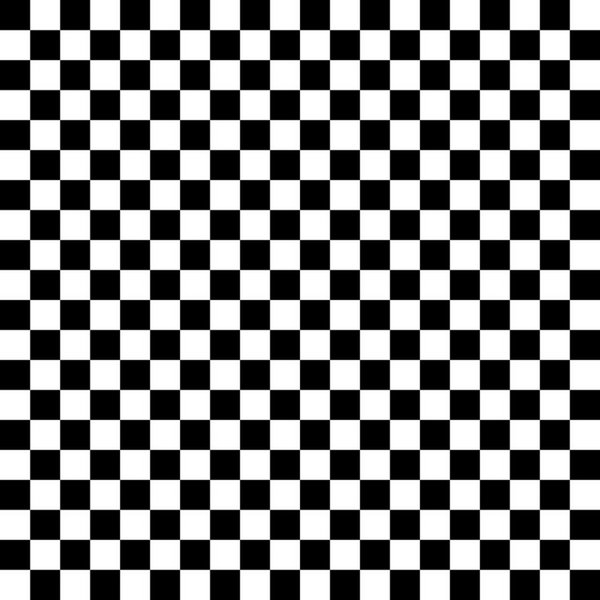
//> input picture 6. Edge and Corner Detection/checkerboard2.jpg, 600 x 600 px
$ ./HarrisCornerDetector   (built with g++ and OpenCV 4)
//> lines starting //> are read from the running program, lines starting //| are printed output that depends on the picture; after the words box and inside, x2 and y2 are one past the last pixel; in counts of white or black regions, pixels touching at a corner belong together
// opencv_test.cpp : Defines the entry point for the console application.
//

#include "stdafx.h"
#include <opencv2/opencv.hpp>
#include "opencv2/highgui.hpp"
#include <iostream>
#include <string>

using namespace cv;
using namespace std;

vector<Point2f> MatToVec(const Mat input);
Mat NonMaximum_Suppression(const Mat input, Mat corner_mat, int radius);
Mat Mirroring(const Mat input, int n);
void type2str(int type);


int main() {

	//Use the following three images.
	//Mat input = imread("checkerboard.png", CV_LOAD_IMAGE_COLOR);
	Mat input = imread("checkerboard2.jpg", CV_LOAD_IMAGE_COLOR);
//> input is the input picture: 600 rows x 600 cols, CV_8UC3; min 0, max 255, mean 127.3
	//Mat input = imread("lena.jpg", CV_LOAD_IMAGE_COLOR);

		// check for validation
	if (!input.data) {
		printf("Could not open\n");
		return -1;
	}

	int row = input.rows;
//> row = 600
	int col = input.cols;
//> col = 600

	Mat input_gray, input_visual;
	Mat output, output_norm, corner_mat;
	vector<Point2f> points;

	corner_mat = Mat::zeros(row, col, CV_8U);

	//Option for the non-maximum suppression
	//Compare the result when 'true' or 'false'
	bool NonMaxSupp = true;

	//Option for subpixel refinement in corner detection,
	//Compare the result when 'true' or 'false'
	bool Subpixel = true;


	cvtColor(input, input_gray, CV_RGB2GRAY);	// convert RGB to Grayscale

	//Harris corner detection using 'cornerHarris'
	//Note that 'src' of 'cornerHarris' can be either 1) input single-channel 8-bit or 2) floating-point image.
	//Fill the code/////////////////////////////////////
	cornerHarris(input_gray, output, 2, 3, 0.04);
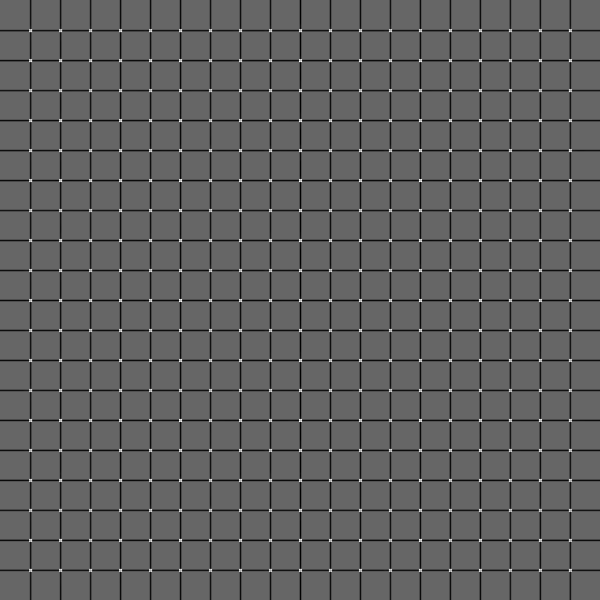
//> output: 600 rows x 600 cols, CV_32FC1; min -0.0254, max 0.0378, mean -0.00167; drawn with min black and max white
	////////////////////////////////////////////////////


	//Scale the Harris response map 'output' from 0 to 1.
	//This is for display purpose only.
	normalize(output, output_norm, 0, 1.0, NORM_MINMAX);
	namedWindow("Harris Response", WINDOW_AUTOSIZE);
	imshow("Harris Response", output_norm);


	//Threshold the Harris corner response.
	//corner_mat = 1 for corner, 0 otherwise.
	input_visual = input.clone();
	double minVal, maxVal;		Point minLoc, maxLoc;
	minMaxLoc(output, &minVal, &maxVal, &minLoc, &maxLoc);
//> minVal = -0.0254; maxVal = 0.0378; minLoc = Point(300, 393); maxLoc = Point(301, 61)

	int corner_num = 0;
	for (int i = 0; i < row; i++) {
		for (int j = 0; j < col; j++) {
			if (output.at<float>(i, j) > 0.01 * maxVal)
			{
				//input_visual.at<Vec3b>(i, j)[0] = 0;		input_visual.at<Vec3b>(i, j)[1] = 0;	input_visual.at<Vec3b>(i, j)[2] = 255;
				circle(input_visual, Point(j, i), 2, Scalar(0, 0, 255), 1, 8, 0);	//You can also use this function of drawing a circle. For details, search 'circle' in OpenCV.

				corner_mat.at<uchar>(i, j) = 1;
				corner_num++;
			}

			else
				output.at<float>(i, j) = 0.0;
		}
	}
//> this loop made 600 passes
//> corner_num on passes 1 to 3: 0, 0, 0
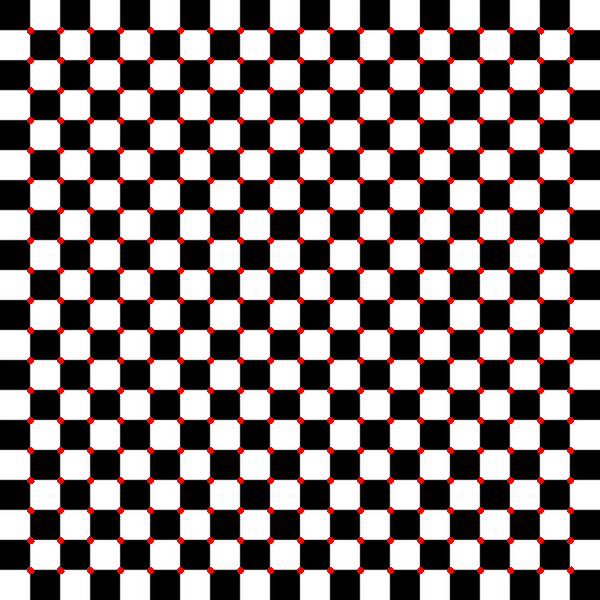
//> input_visual: 600 rows x 600 cols, CV_8UC3; 3.73% of pixels changed, all inside (x1, y1, x2, y2) = (27, 27, 574, 574)
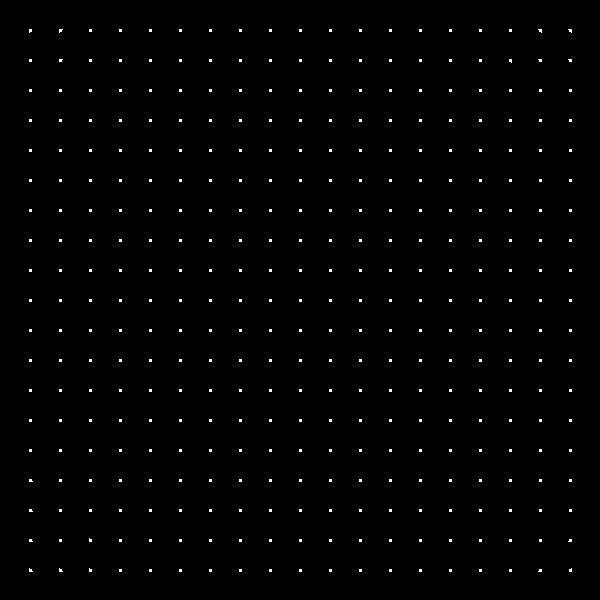
//> corner_mat: 600 rows x 600 cols, CV_8UC1; values 0 (black) and 1 (white), 0.91% white in thin lines or dots, all inside (x1, y1, x2, y2) = (29, 29, 572, 572)
//> after the loop, corner_num = 3272
	printf("After cornerHarris, corner number = %d\n\n", corner_num);
//| After cornerHarris, corner number = 3272
	namedWindow("Harris Corner", WINDOW_AUTOSIZE);
	imshow("Harris Corner", input_visual);

	//Non-maximum suppression
	if (NonMaxSupp)
	{
		NonMaximum_Suppression(output, corner_mat, 2);
//> after the loop in NonMaximum_Suppression, `for (int i = radius; i < row + radius; i++)`:
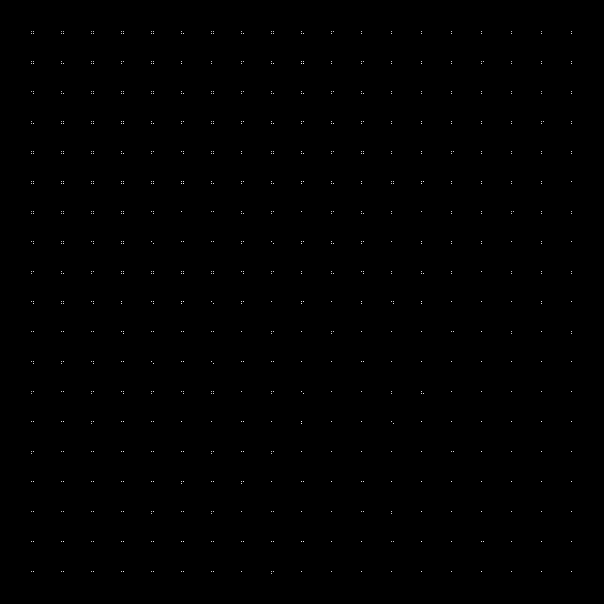
//> output: 604 rows x 604 cols, CV_32FC1; min 0, max 0.0378, mean 6.84e-05; drawn with min black and max white
//> after the loop in NonMaximum_Suppression, `for (int i = radius; i < row + radius; i++)`:
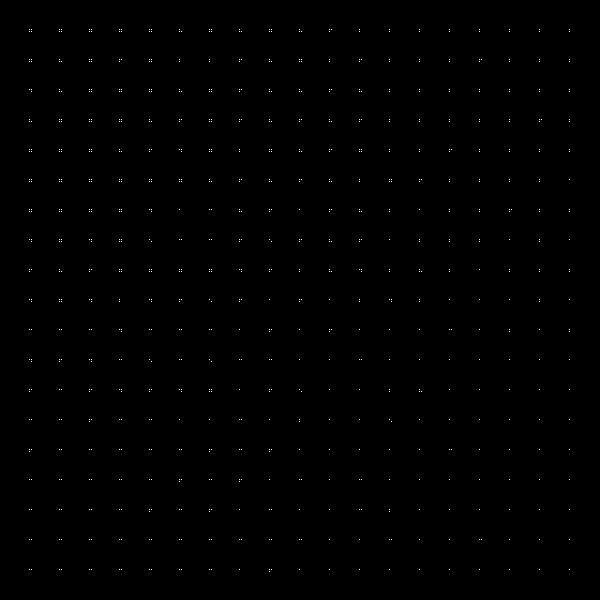
//> corner_mat: 600 rows x 600 cols, CV_8UC1; values 0 (black) and 1 (white), 0.22% white in thin lines or dots, all inside (x1, y1, x2, y2) = (29, 29, 570, 572)

		corner_num = 0;
		input_visual = input.clone();
		for (int i = 0; i < row; i++) {
			for (int j = 0; j < col; j++) {
				if (corner_mat.at<uchar>(i, j) == 1) {
					//input_visual.at<Vec3b>(i, j)[0] = 0;		input_visual.at<Vec3b>(i, j)[1] = 0;	input_visual.at<Vec3b>(i, j)[2] = 255;
					circle(input_visual, Point(j, i), 2, Scalar(0, 0, 255), 1, 8, 0);	//You can also use this function of drawing a circle. For details, search 'circle' in OpenCV.
					corner_num++;
				}
			}
		}
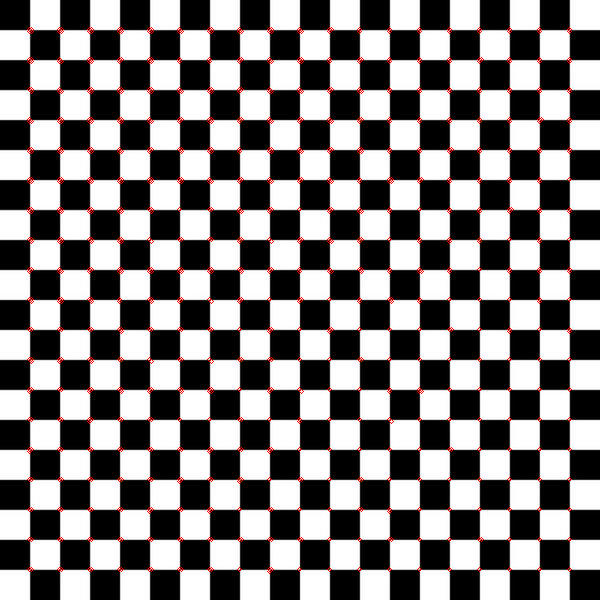
//> input_visual: 600 rows x 600 cols, CV_8UC3; 1.43% of pixels changed, all inside (x1, y1, x2, y2) = (27, 27, 572, 574)
//> after the loop, corner_num = 804

		printf("After non-maximum suppression, corner number = %d\n\n", corner_num);
//| After non-maximum suppression, corner number = 804
		namedWindow("Harris Corner (Non-max)", WINDOW_AUTOSIZE);
		imshow("Harris Corner (Non-max)", input_visual);
	}

	//Sub-pixel refinement for detected corners
	if (Subpixel)
	{
		Size subPixWinSize(3, 3);
		TermCriteria termcrit(TermCriteria::COUNT | TermCriteria::EPS, 20, 0.03);

		points = MatToVec(corner_mat);
//> after the loop in MatToVec, `for (int i = 0; i < input.rows; i++)`: points = 804 Points (x, y), first 12: [29, 29], [31, 29], [59, 29], [61, 29], [89, 29], [91, 29], [119, 29], [121, 29], [149, 29], [151, 29], [179, 29], [209, 29]

		//Fill the code///////////////////////////////////////////////////////////
		cornerSubPix(input_gray, points, subPixWinSize, Size(-1, -1), termcrit);
//> points = 804 Points (x, y), first 12: [29.63, 29.64], [29.63, 29.64], [59.6, 29.63], [59.6, 29.63], [89.58, 29.59], [89.59, 29.59], [119.6, 29.61], [119.6, 29.61], [149.6, 29.6], [149.6, 29.6], [179.6, 29.62], [209.5, 29.61]
		//////////////////////////////////////////////////////////////////////////

		//Display the set of corners
		input_visual = input.clone();
		for (int k = 0; k < points.size(); k++) {

			int x = points[k].x;
			int y = points[k].y;

			if (x<0 || x>col - 1 || y<0 || y>row - 1)
			{
				points.pop_back();
				continue;
			}

			//input_visual.at<Vec3b>(i, j)[0] = 0;		input_visual.at<Vec3b>(i, j)[1] = 0;	input_visual.at<Vec3b>(i, j)[2] = 255;
			circle(input_visual, Point(x, y), 2, Scalar(0, 0, 255), 1, 8, 0);	//You can also use this function of drawing a circle. For details, search 'circle' in OpenCV.
		}
//> this loop made 804 passes
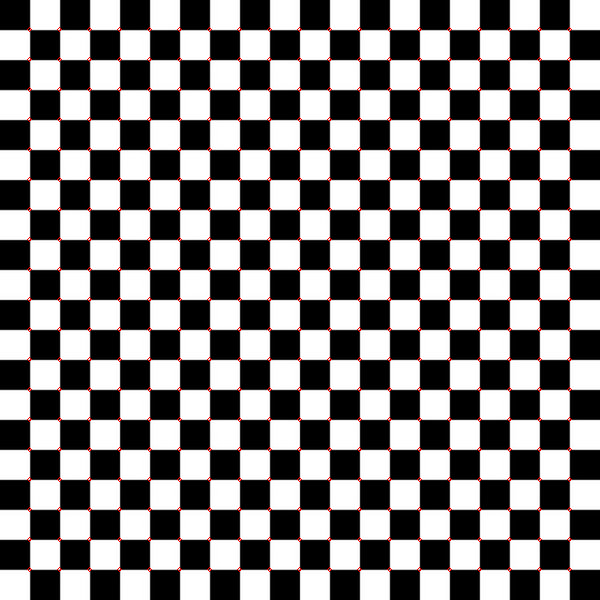
//> input_visual: 600 rows x 600 cols, CV_8UC3; 0.8% of pixels changed, all inside (x1, y1, x2, y2) = (27, 27, 572, 572)

		printf("After subpixel-refinement, corner number = %d\n\n", points.size());
//| After subpixel-refinement, corner number = 804
		namedWindow("Harris Corner (subpixel)", WINDOW_AUTOSIZE);
		imshow("Harris Corner (subpixel)", input_visual);
	}

	waitKey(0);

	return 0;
}

vector<Point2f> MatToVec(const Mat input)
{
	vector<Point2f> points;

	for (int i = 0; i < input.rows; i++) {
		for (int j = 0; j < input.cols; j++) {
			if (input.at<uchar>(i, j) == 1) {
				points.push_back(Point2f((float)j, (float)i));
			}
		}
	}

	return points;
}

//corner_mat = 1 for corner, 0 otherwise.
Mat NonMaximum_Suppression(const Mat input, Mat corner_mat, int radius)
{
	int row = input.rows;
	int col = input.cols;

	Mat input_mirror = Mirroring(input, radius);
	Mat output = input_mirror.clone();


	for (int i = radius; i < row + radius; i++) {
		for (int j = radius; j < col + radius; j++) {

			//Fill the code///////////////////////////////////////////////////////////
			if (corner_mat.at<uchar>(i - radius, j - radius) == 1) {
				for (int a = -radius; a < radius; a++) {
					for (int b = -radius; b < radius; b++) {
						if (input_mirror.at<float>(i, j) < input_mirror.at<float>(i + a, j + b)) {
							output.at<float>(i, j) = 0;
							corner_mat.at<uchar>(i - radius, j - radius) = 0;
						}
					}
				}
			}

		}
	}

	return output;
}

Mat Mirroring(const Mat input, int n)
{
	int row = input.rows;
	int col = input.cols;

	Mat input2 = Mat::zeros(row + 2 * n, col + 2 * n, input.type());
	int row2 = input2.rows;
	int col2 = input2.cols;

	for (int i = n; i < row + n; i++) {
		for (int j = n; j < col + n; j++) {
			input2.at<float>(i, j) = input.at<float>(i - n, j - n);
		}
	}
	for (int i = n; i < row + n; i++) {
		for (int j = 0; j < n; j++) {
			input2.at<float>(i, j) = input2.at<float>(i, 2 * n - j);
		}
		for (int j = col + n; j < col2; j++) {
			input2.at<float>(i, j) = input2.at<float>(i, 2 * col - 2 + 2 * n - j);
		}
	}
	for (int j = 0; j < col2; j++) {
		for (int i = 0; i < n; i++) {
			input2.at<float>(i, j) = input2.at<float>(2 * n - i, j);
		}
		for (int i = row + n; i < row2; i++) {
			input2.at<float>(i, j) = input2.at<float>(2 * row - 2 + 2 * n - i, j);
		}
	}

	return input2;
}


//If you want to know the type of 'Mat', use the following function
//For instance, for 'Mat input'
//type2str(input.type());

void type2str(int type) {
	string r;

	uchar depth = type & CV_MAT_DEPTH_MASK;
	uchar chans = 1 + (type >> CV_CN_SHIFT);

	switch (depth) {
	case CV_8U:  r = "8U"; break;
	case CV_8S:  r = "8S"; break;
	case CV_16U: r = "16U"; break;
	case CV_16S: r = "16S"; break;
	case CV_32S: r = "32S"; break;
	case CV_32F: r = "32F"; break;
	case CV_64F: r = "64F"; break;
	default:     r = "User"; break;
	}

	r += "C";
	r += (chans + '0');

	printf("Matrix: %s \n", r.c_str());
}

$ run again, with 6. Edge and Corner Detection/checkerboard.png saved as 6. Edge and Corner Detection/checkerboard2.jpg
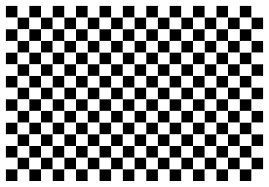
//> input picture 6. Edge and Corner Detection/checkerboard.png, 269 x 187 px
//> input is the input picture: 187 rows x 269 cols, CV_8UC3; min 0, max 255, mean 144
//> minVal = -0.04; maxVal = 0.106; minLoc = Point(41, 9); maxLoc = Point(194, 180)
//> the loop `for (int i = 0; i < row; i++)` made 187 passes
//> corner_num on passes 1 to 3: 0, 0, 0
//> after the loop `for (int i = 0; i < row; i++)`: corner_num = 3545
//| After cornerHarris, corner number = 3545
//> after the loop in NonMaximum_Suppression, `for (int i = radius; i < row + radius; i++)`:
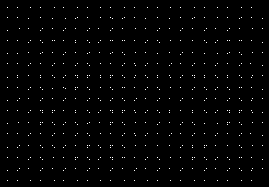
//> corner_mat: 187 rows x 269 cols, CV_8UC1; values 0 (black) and 1 (white), 1.1% white in thin lines or dots, all inside (x1, y1, x2, y2) = (7, 7, 263, 181)
//> after the loop `for (int i = 0; i < row; i++)`: corner_num = 559
//| After non-maximum suppression, corner number = 559
//> after the loop in MatToVec, `for (int i = 0; i < input.rows; i++)`: points = 559 Points (x, y), first 12: [7, 7], [17, 7], [30, 7], [40, 7], [54, 7], [63, 7], [77, 7], [87, 7], [100, 7], [110, 7], [124, 7], [134, 7]
//> `cornerSubPix(input_gray, points, subPixWinSize, Size(-1, -1), termcrit);`: points = 559 Points (x, y), first 12: [5.54, 5.54], [16.74, 5.53], [28.88, 5.55], [40.42, 5.55], [52.43, 5.54], [63.54, 5.53], [75.58, 5.54], [87.09, 5.55], [99.22, 5.53], [110.5, 5.54], [122.5, 5.54], [133.7, 5.52]
//> the loop `for (int k = 0; k < points.size(); k++)` made 559 passes
//> (x, y) on passes 1 to 3: (5, 5), (16, 5), (28, 5)
//> after the loop `for (int k = 0; k < points.size(); k++)`:
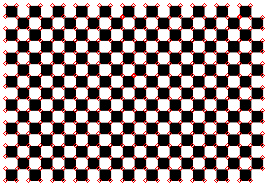
//> input_visual: 187 rows x 269 cols, CV_8UC3; 5.87% of pixels changed, all inside (x1, y1, x2, y2) = (3, 3, 265, 183)
//| After subpixel-refinement, corner number = 559
